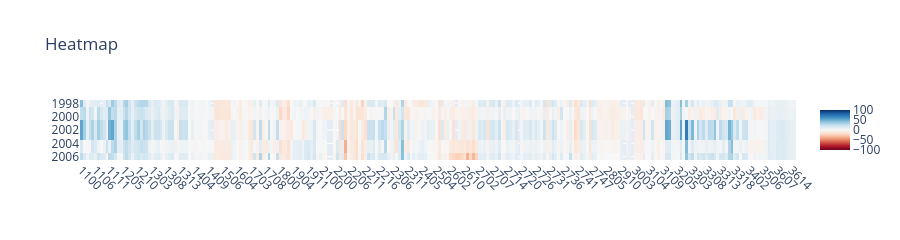

This figure's notebook cell:
### Code cell
uf.plotly_heatmap(df_spec, df_spec.columns, df_spec.index, z_min=-100, z_max=100, x_type="subfield")

### Figure 1 — Plotly figure (JSON) as saved in the notebook; plotly's stock layout.template omitted (floating-point values rounded to 4 significant figures; data arrays with more than 128 entries replaced by an {"elided": "..."} marker saying what was removed)
{"data": [{"colorscale": [[0, "rgb(103,0,31)"], [0.1, "rgb(178,24,43)"], [0.2, "rgb(214,96,77)"], [0.3, "rgb(244,165,130)"], [0.4, "rgb(253,219,199)"], [0.5, "rgb(247,247,247)"], [0.6, "rgb(209,229,240)"], [0.7, "rgb(146,197,222)"], [0.8, "rgb(67,147,195)"], [0.9, "rgb(33,102,172)"], [1, "rgb(5,48,97)"]], "customdata": {"elided": "5x252x2 mixed values"}, "hovertemplate": "<b>X: </b>%{customdata[0]}<br><b>Y: </b>%{customdata[1]}<br><b>Z: </b> %{z:.3f}<br><extra></extra>", "type": "heatmap", "x": {"elided": "252 str values"}, "y": [1998, 1999, 2002, 2005, 2006], "z": {"elided": "5x252 float values"}, "zmax": 100, "zmin": -100}], "layout": {"height": 100, "title": {"text": "Heatmap"}, "xaxis": {"automargin": true, "tickangle": 45}, "yaxis": {"automargin": true, "autorange": "reversed"}}}
